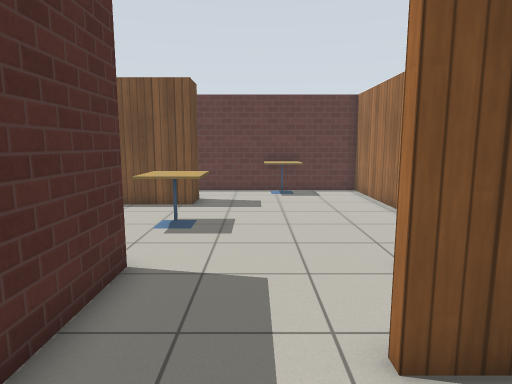
[1] (above)

19 first-person views from a walk through a robot-simulator world made for Gazebo. The camera is 1.2 m above the floor, tilts 8° down and sees 75° across. The lines on the ground mark 1 m squares. The floor is counted in squares, 0.5 m on a side. Each view is taken from the middle of a square. On the plan, view 1 faces up. The plan holds only what a view shows up to about 19 squares ahead; the rest is blank. Simple patterns stand in for the simulator's built-in surfaces. Some stock models are drawn as simple stand-ins.

[2]
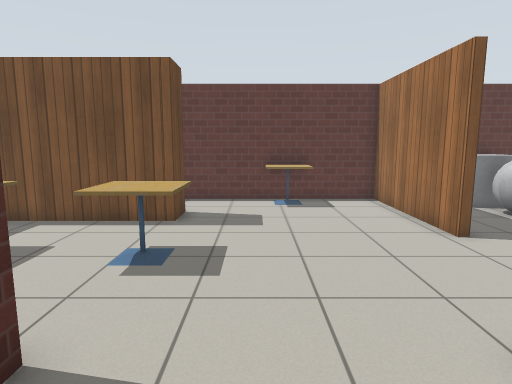

[3]
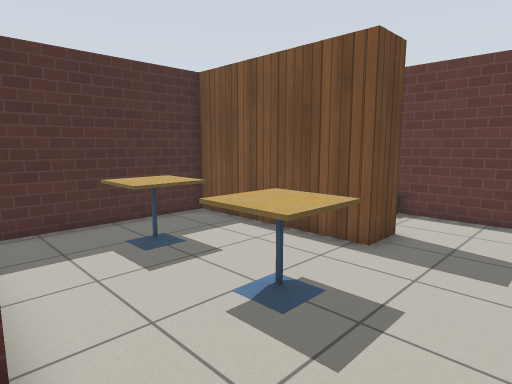

[4]
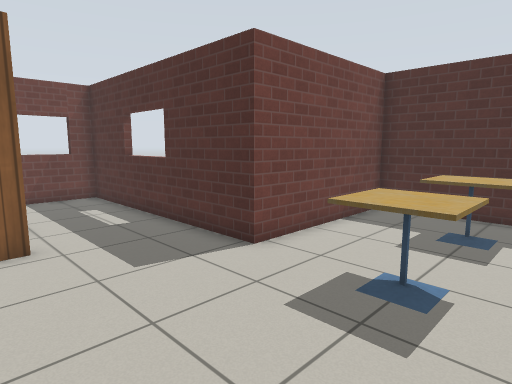

[5]
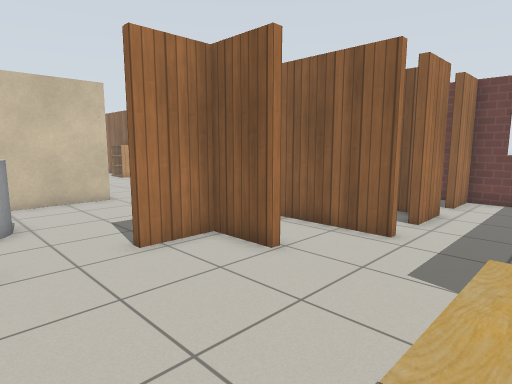

[6]
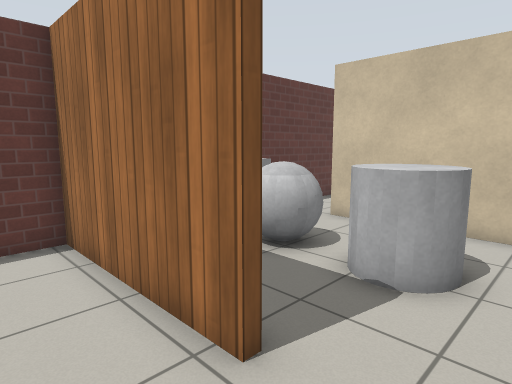

[7]
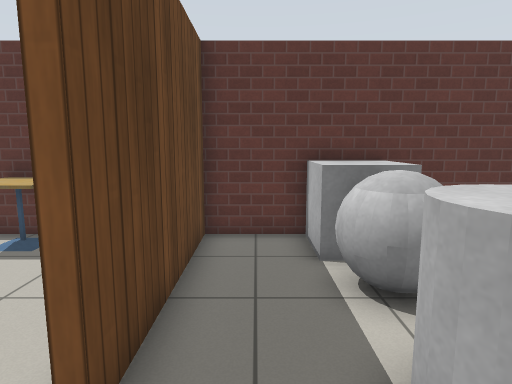

[8]
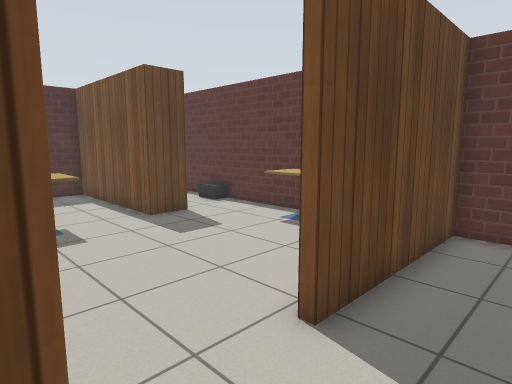

[9]
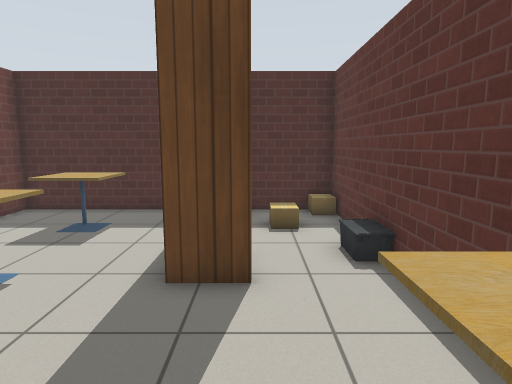

[10]
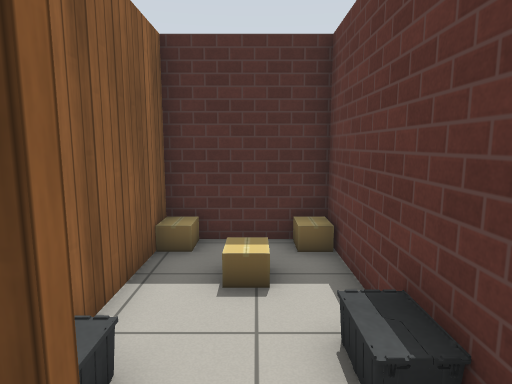

[11]
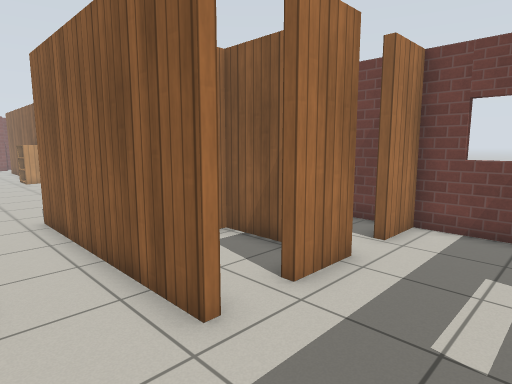

[12]
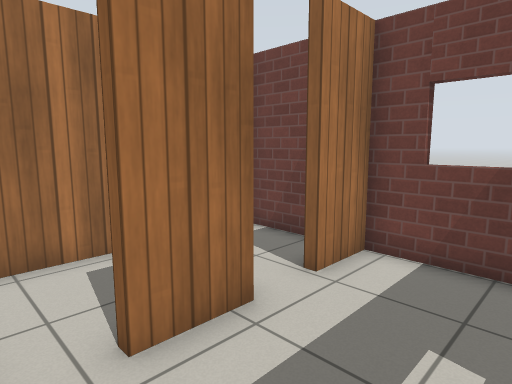

[13]
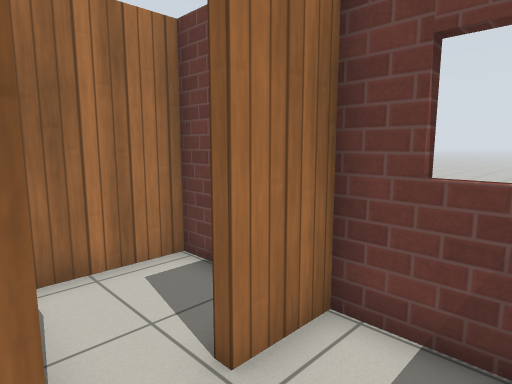

[14]
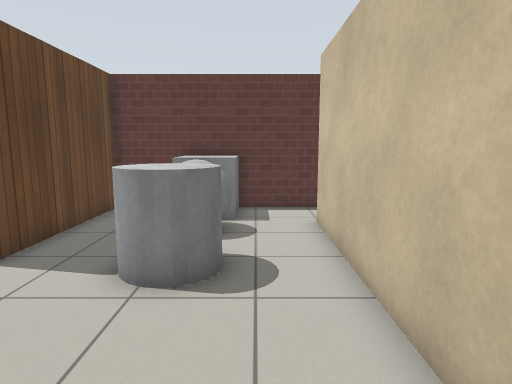

[15]
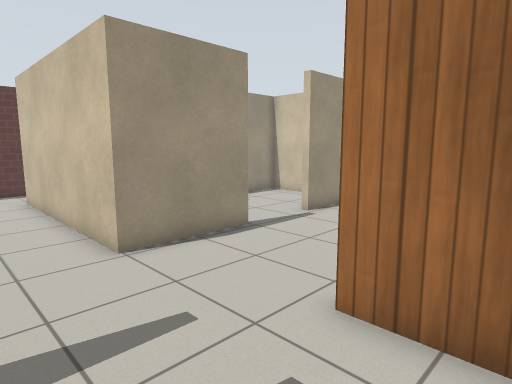

[16]
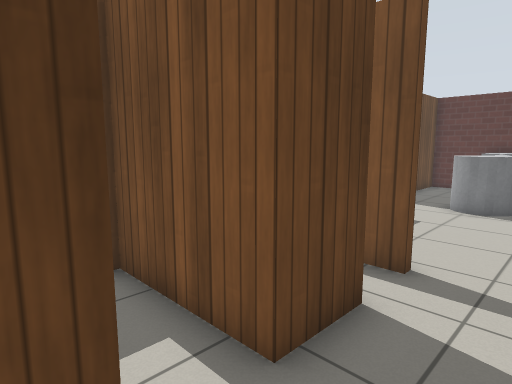

[17]
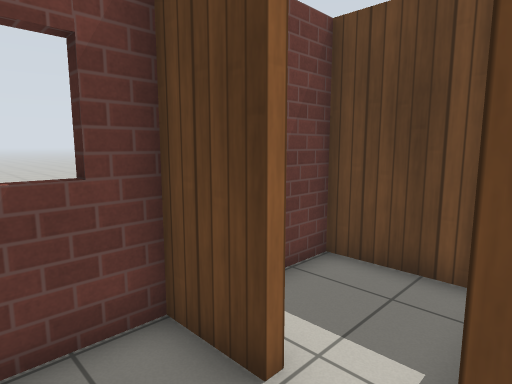

[18]
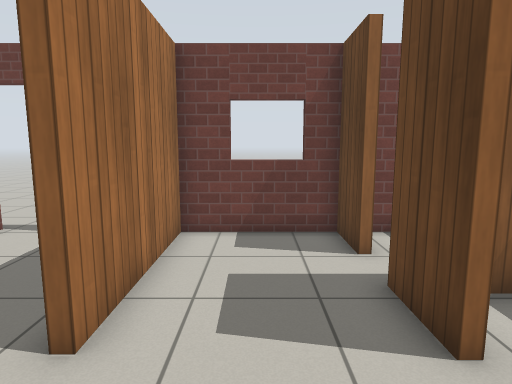

[19]
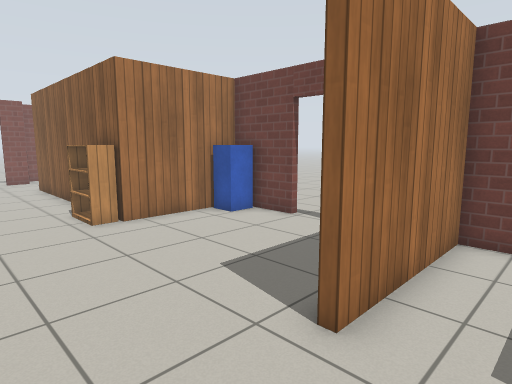

### Floor plan
Points are (right, up) in squares from view 1. A wall is a line through its corners. A room is listed if a view was taken in it or the views show most of it. See-through windows are left out.
Room 1 (views 1, 13)
walls: (1.5, -0.5) (1.5, 1.5); (2.2, -4.1) (5.3, -4.1) (5.3, -1.1); (-2.6, 1.4) (-2.6, -4.1) (1.5, -4.1) (1.5, -2.1) (1.9, -2.1)
ways out: opening at (-0.5, 0.5) to room 2
Room 2 (views 2, 12)
walls: (1.5, 1.5) (1.9, 1.5); (2.8, 3.2) (1.5, 3.2) (1.5, 3.5); (2.4, -0.2) (5.3, -0.2) (5.3, 2.2); (-2.6, 4.4) (-2.6, 1.4)
ways out: opening at (-0.5, 0.5) to room 1; opening at (-0.5, 3.5) to room 3
Room 3 (views 3, 4, 5, 6, 9, 10, 11)
walls: (-2.6, 15) (-2.6, 13.4) (-9.3, 13.4) (-9.3, 6.4) (-2.6, 6.4) (-2.6, 4.4); (3, 6.4) (5.3, 6.4) (5.3, 8.6); (5.3, 11.5) (5.3, 17.8) (-3.6, 17.8); (1.5, 3.5) (3.5, 3.5)
ways out: opening at (-0.5, 3.5) to room 2; opening at (4, 5) to room 4; opening at (5.5, 10) to room 4; opening at (-3, 16.5)
objects: cafe table (-7, 9) to (-6, 11); cafe table (-3, 9) to (-2, 11); cafe table (0, 16) to (2, 17)
Room 4 (views 7, 8, 14, 18, 19)
walls: (5.6, 8.6) (5.6, 8.1); (12.9, 6.2) (12.9, 15.2); (3.5, 3.5) (9.7, 3.5) (9.7, 3.2); (13.4, 17.8) (5.6, 17.8) (5.6, 11.5)
ways out: opening at (4, 5) to room 3; opening at (5.5, 10) to room 3; opening at (12, 0.5) to room 6; opening at (13, 16.5); opening at (14, 3.5)
objects: other object (8, 10) to (10, 17)
Room 5 (view 15)
walls: (9.7, -0.5) (5.6, -0.5) (5.6, -4.1) (8.8, -4.1)
ways out: opening at (9.5, -1) to room 6
Room 6 (views 16, 17)
walls: (9.7, -2.1) (9.7, -4.1) (14.1, -4.1) (14.1, 1.5); (9.7, 1.6) (9.7, -0.5)
ways out: opening at (12, 0.5) to room 4; opening at (9.5, -1) to room 5

Where each view was taken, in squares from view 1:
view 1: 0 up, 0 right, facing up
view 2: 3 up, 0 right, facing up
view 3: 6 up, 1 right, facing up-left
view 4: 12 up, 3 right, facing down-left
view 5: 12 up, 2 left, facing down-right
view 6: 9 up, 3 right, facing up-right
view 7: 9 up, 7 right, facing up
view 8: 8 up, 8 right, facing up-left
view 9: 15 up, 3 right, facing left
view 10: 16 up, 1 left, facing left
view 11: 6 up, 2 left, facing down-right
view 12: 3 up, 2 left, facing down-right
view 13: 0 up, 1 left, facing down-right
view 14: 5 up, 11 right, facing up
view 15: 1 down, 10 right, facing up-right
view 16: 3 down, 12 right, facing up-left
view 17: 0 up, 12 right, facing down-left
view 18: 5 up, 12 right, facing down
view 19: 5 up, 12 right, facing down-right
